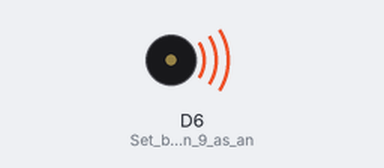
This sketch was run on a simulated ESP8266 (NodeMCU). Shown: buzzer (waves = sounding).

Above: at 0.5 s.
Timing chart, 0 to 4.6 s (numbered marks = the images above):
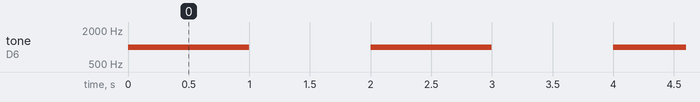

Measured:
- by itself, tone on D6 (Set_buzzer_-_pin_9_as_an): alternates 1000 Hz for 1.0 s and silent for 1.0 s

The sketch:

buzzer.ino
```cpp
void setup(){
  pinMode(D6, OUTPUT); // Set buzzer - pin 9 as an output//+=pin D6; -=Gnd
}

void loop(){
  tone(D6, 1000); // Send 1KHz sound signal...
  delay(1000);        // ...for 1 sec
  noTone(D6);     // Stop sound...
  delay(1000);        // ...for 1sec
}
```
